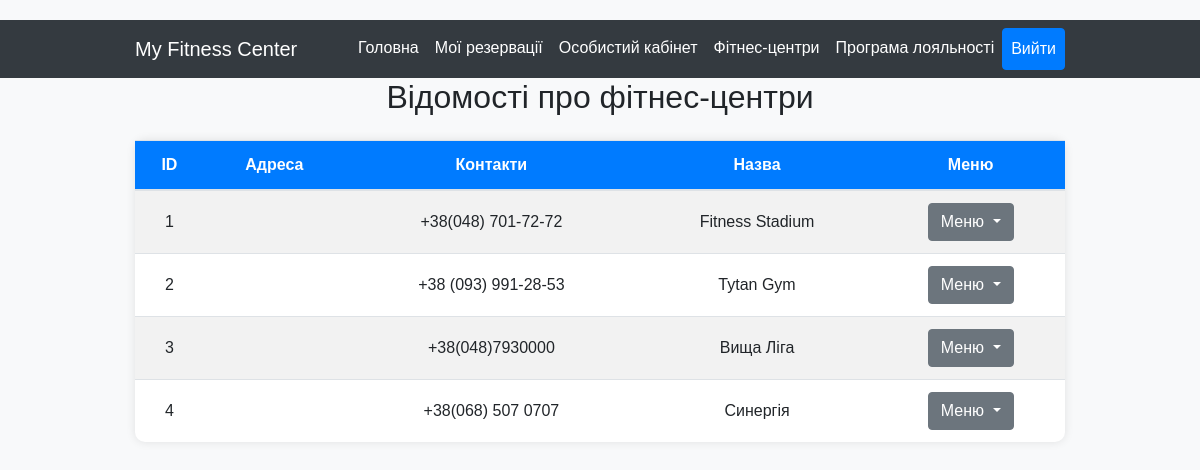
The page /fitness_center on the database its author committed.
### project_package/models.py (models this page shows, shortened)
class Gym(Base):
    __tablename__ = "gym"
    id = Column(Integer, primary_key=True)
    name = Column(String, unique=True, nullable=False)
    address = Column(String(50))
    contacts = Column(String(50))
    services = relationship("Service", back_populates="gym")
    trainer = relationship("Trainer", back_populates="gym")
    review = relationship("Review", back_populates="gym")

### app.py (the view)
@app.route('/fitness_center', methods=['GET'])
def fitness_centers():
    fitness_centers = db_session.query(Gym).all()
    return render_template('fitness_center.html', centers=fitness_centers)

### templates/fitness_center.html (shortened to what this page needs)
<!DOCTYPE html>
<html lang="uk">
<head>
    <link href="https://stackpath.bootstrapcdn.com/bootstrap/4.5.2/css/bootstrap.min.css" rel="stylesheet">
</head>
<body>
<nav class="navbar navbar-expand-lg navbar-dark bg-dark">
    <div class="container">
        <a class="navbar-brand" href="/">My Fitness Center</a>
        <div class="collapse navbar-collapse" id="navbarNav">
            <ul class="navbar-nav ml-auto">
                <li class="nav-item">
                    <a class="nav-link" href="/">Головна</a>
                </li>
                <li class="nav-item">
                    <a class="nav-link" href="/user/reservations">Мої резервації</a>
                </li>
                <li class="nav-item">
                    <a class="nav-link" href="/user">Особистий кабінет</a>
                </li>
                <li class="nav-item">
                    <a class="nav-link" href="/fitness_center">Фітнес-центри</a>
                </li>
                <li class="nav-item">
                    <a class="nav-link" href="/">Програма лояльності</a>
                </li>
                <li class="nav-item">
                    <a class="nav-link btn btn-primary btn-logout" href="/logout">Вийти</a>
                </li>
            </ul>
        </div>
    </div>
</nav>
<div class="container">
    <h2 class="text-center mb-4">Відомості про фітнес-центри</h2>
    <table class="table table-striped">
        <thead>
        <tr>
            <th>ID</th>
            <th>Адреса</th>
            <th>Контакти</th>
            <th>Назва</th>
            <th>Меню</th>
        </tr>
        </thead>
        <tbody>
        {% for center in centers %}
        <tr>
            <td>{{ center.id }}</td>
            <td>{{ center.adress }}</td>
            <td>{{ center.contacts }}</td>
            <td>{{ center.name }}</td>
            <td>
                <div class="dropdown">
                    <button class="btn btn-secondary dropdown-toggle" type="button" id="dropdownMenuButton{{ center.id }}" data-toggle="dropdown" aria-haspopup="true" aria-expanded="false">
                        Меню
                    </button>
                </div>
            </td>
        </tr>
        {% endfor %}
        </tbody>
    </table>
</div>
</body>
</html>

### templates/fitness_center.html (style rules this page uses)
body { background-color: #f8f9fa; font-family: Arial, sans-serif; margin-top: 20px; }
.container { max-width: 960px; }
.table { background-color: #fff; border-radius: 10px; box-shadow: 0px 0px 10px 0px rgba(0,0,0,0.1); }
.table th, .table td { vertical-align: middle; text-align: center; }
.table th { background-color: #007bff; color: #fff; }
.table-striped tbody tr:nth-of-type(odd) { background-color: #f2f2f2; }
.navbar { background-color: #343a40; }
.navbar-brand { color: #fff; }
.navbar-nav .nav-item .nav-link { color: #fff; }

### rows shown on the page
Gym: id "1", contacts "+38(048) 701-72-72", name "Fitness Stadium"
Gym: id "2", contacts "+38 (093) 991-28-53", name "Tytan Gym"
Gym: id "3", contacts "+38(048)7930000", name "Вища Ліга"
Gym: id "4", contacts "+38(068) 507 0707", name "Синергія"
